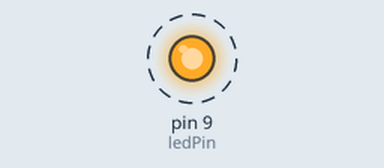
Simulated run of this sketch. Board: Arduino Uno, built with avr-gcc and run on an emulated ATmega328P. On the bench: output pins drawn as LEDs (lit = HIGH). Dashed ring = blinking.

Above: at 0.5 s.
Timing chart, 0 to 4.6 s (numbered marks = the images above):
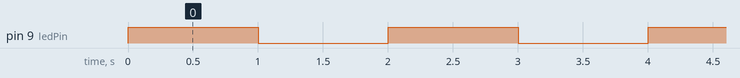

The sketch:

LED-Blink.ino
```cpp
const int ledPin = 9; // Define the digital pin where your LED Positive pin is connected

void setup() {
  pinMode(ledPin, OUTPUT); // Initialize the digital pin as an output
}

void loop() {
  digitalWrite(ledPin, HIGH);   // Turn the LED on
  delay(1000);                  // Wait for 1 second
  digitalWrite(ledPin, LOW);    // Turn the LED off
  delay(1000);                  // Wait for 1 second
}
```

Measured:
- by itself, pin 9 (ledPin): alternates HIGH for 1.0 s and LOW for 1.0 s
